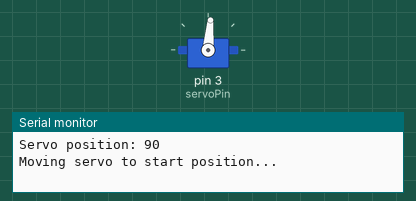
Recording of a sketch running on a simulated Arduino Uno, built with avr-gcc and run on an emulated ATmega328P. Parts: servo, the last lines printed to the serial monitor. At 31.9 s the program stops and its outputs stay as they are.

Above: at 0.15 s.
At 13.9 s:
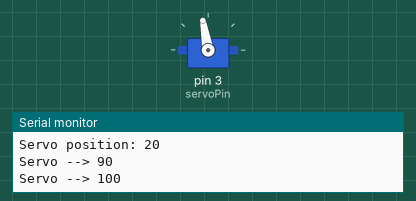
At 24.4 s:
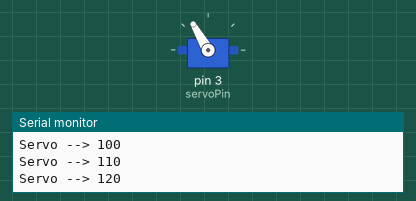
At 31.9 s:
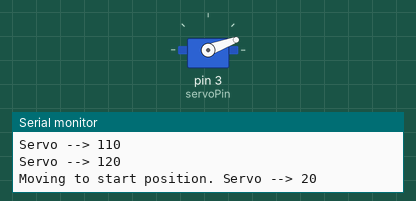
Timing chart, 0 to 33.4 s (numbered marks = the images above):
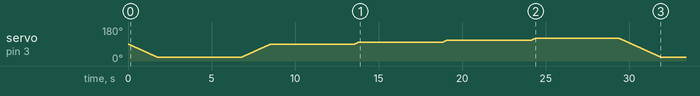

The sketch:

servo_limit_test.ino
```cpp
/*
   Servo driver for in-flight photo shoot

   Test Values:
   - Servo MIN = ~20
   - Servo MAX = ~160
*/

#include <Servo.h>

const bool debugMode = true;
const bool debugPosTestMode = true;

const int controlInput = 2;
const int servoPin = 3;

int servoPosRetract = 20;
int servoPosDeploy = 100; // Need to test to obtain proper value

Servo camServo;

void setup() {
  pinMode(controlInput, INPUT_PULLUP);
  camServo.attach(servoPin);

  Serial.begin(9600);

  int servoPosition = camServo.read();
  if (debugMode) {
    Serial.print("Servo position: ");
    Serial.println(servoPosition);
    Serial.print("Moving servo to start position...");
  }

  if (servoPosition > servoPosRetract) {
    for (int x = servoPosition; x >= servoPosRetract; x--) {
      camServo.write(x);
      delay(25);
    }
  }
  else if (servoPosition < servoPosRetract) {
    for (int x = servoPosition; x <= servoPosRetract; x++) {
      camServo.write(x);
      delay(25);
    }
  }
  servoPosition = camServo.read();
  if (debugMode) {
    Serial.println("complete.");
    Serial.print("Servo position: ");
    Serial.println(servoPosition);
  }

  if (debugPosTestMode) {
    delay(5000);

    Serial.println("Servo --> 90");
    for (int x = 20; x <= 90; x++) {
      camServo.write(x);
      delay(25);
    }

    delay(5000);

    Serial.println("Servo --> 100");
    for (int x = 90; x <= 100; x++) {
      camServo.write(x);
      delay(25);
    }

    delay(5000);

    Serial.println("Servo --> 110");
    for (int x = 100; x <= 110; x++) {
      camServo.write(x);
      delay(25);
    }

    delay(5000);

    Serial.println("Servo --> 120");
    for (int x = 110; x <= 120; x++) {
      camServo.write(x);
      delay(25);
    }

    delay(5000);

    Serial.println("Moving to start position. Servo --> 20");
    for (int x = 120; x >= 20; x--) {
      camServo.write(x);
      delay(25);
    }

    Serial.println("Testing complete.");

    while (true) {
      ;
    }
  }
}

void loop() {
  delay(100);
  if (digitalRead(controlInput) == LOW) {
    if (debugMode) Serial.print("Positioning photo...");
    positionPhoto();
  }
}

void positionPhoto() {
  for (int x =  servoPosRetract; x <= servoPosDeploy; x++) {
    camServo.write(x);
    delay(25);
  }
  while (digitalRead(controlInput) == LOW) {
    ;
  }
  for (int x = servoPosDeploy; x >= servoPosRetract; x--) {
    camServo.write(x);
    delay(25);
  }
  if (debugMode) Serial.println("capture complete.");
}
```
